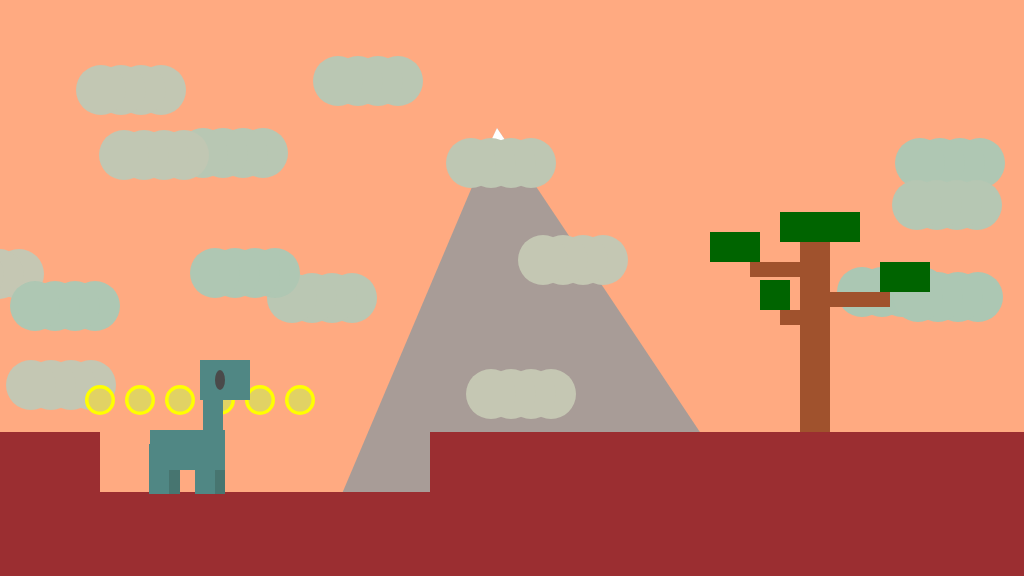
Frame 1 (no input)
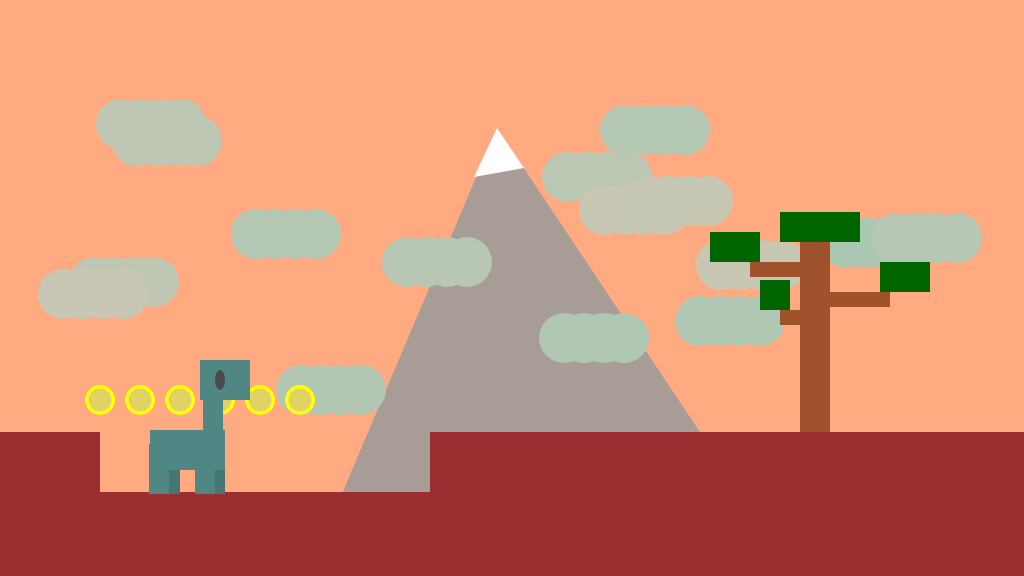
Frame 2 (the mouse pressed at the canvas centre, redrawn once)

The p5.js sketch that drew these frames (run headless with seeded random() and noise() and a simulated clock; the mouse was pressed at the canvas centre and the sketch redrawn once):

// p5.js sketch
// ── sketch.js
/*

The Game Project

1 - Background Scenery

Use p5 drawing functions such as rect, ellipse, line, triangle and
point to draw the scenery as set out in the code comments. The items
should appear next to the text titles.

Each bit of scenery is worth two marks:

0 marks = not a reasonable attempt
1 mark = attempted but it's messy or lacks detail
2 marks = you've used several shape functions to create the scenery

I've given titles and chosen some base colours, but feel free to
imaginatively modify these and interpret the scenery titles loosely to
match your game theme.


WARNING: Do not get too carried away. If you're shape takes more than 5 lines
of code to draw then you've probably over done it.


*/

function setup()
{
	createCanvas(1024, 576);
	noLoop()

}

function sorte(min, max) {
	return Math.floor(Math.random() * (max - min) ) + min;
  }

function cloud (_x,_y) {

	fill(sorte(170,200), 199, 179);
	ellipse(_x, _y, 50, 50);
	ellipse(_x-20, _y, 50, 50);
	ellipse(_x-40, _y, 50, 50);
	ellipse(_x-60, _y, 50, 50);
	};

function coin(_x,_y) {
	noStroke();
	fill(255, 255, 0);
	ellipse(_x, _y, 30, 30);
	noStroke();
	fill(225, 210, 100);
	ellipse(_x, _y, 23, 23);
	}

function tree () {
	fill(160, 82, 45);
	rect(800, 232, 30, 200);
	rect(750, 262, 80, 15);
	rect(810, 292, 80, 15);
	rect(780, 310, 50, 15);
	fill(0,100,0);
	rect(710,232, 50, 30);
	rect(880,262, 50, 30);
	rect(780,212, 80, 30);
	rect(760,280, 30, 30);

}


function mountain () {
	fill(155,155,155,220);
	triangle(497,128, 330, 522, 760, 522)
	fill(255,255,255);
	triangle(497,128, 474, 177,524,168)
	
}

function dino () {
	// 
	noStroke();

	/* orelha menor
  	fill(71, 117, 112);
  	rect(200, 330, 10, 30);
  	rect(229,330,15,15); */
  
    // cabeca
  	fill(80, 135, 132);
  	rect(200,360,50,40);
  	rect(203, 368, 20, 80);
  
 	/* orelha maior
  	fill(80, 135, 132);
  	ellipse(180,100,30,15);
  	rect(175, 100, 10, 40); */
  
	// olho
  	fill(74, 74, 74);
  	ellipse(220,380,10,20);
  
	// patas da frente
  	fill(71, 117, 112);
  	rect(160, 444, 20, 50);
  	rect(205, 454, 20, 40);
  
  	// patas de tras
  	fill(80, 135, 132);
	rect(149, 444, 20, 50);
  	rect(195, 444, 20, 50);
 
   	// corpo
    fill(80, 135, 132);
    rect(150,430,75,40);
};

function draw()
{	


	// draw sky
	background(255, 170, 129); 

	noStroke();


	// canyon background
	
	// draw ground
	noStroke();
	fill(155,46,49);
	rect(0, 432, 1024, 144); 

	// draw a canyon 
	noStroke();
	fill(255, 170, 129);
	rect(100, 432, 330, 500);
	mountain();
	noStroke();
	fill(155,46,49);
	rect(100, 492, 330, 500);
	rect(430, 432, 1024, 144); 





	//draw clouds
	cloud(sorte(200,1000), sorte(50,300));
	cloud(sorte(50,1000), sorte(50,300));
	cloud(sorte(0,1000), sorte(50,300));
	cloud(sorte(50,1000), sorte(50,300));
	cloud(sorte(0,1000), sorte(50,300));
	cloud(sorte(0,1000), sorte(50,400));
	cloud(sorte(100,1000), sorte(50,400));
	cloud(sorte(50,1000), sorte(50,400));
	cloud(sorte(100,1000), sorte(50,400));
	cloud(sorte(50,1000), sorte(50,400));
	cloud(sorte(0,1000), sorte(50,400));
	cloud(sorte(50,1000), sorte(50,400));
	cloud(sorte(0,1000), sorte(50,400));
	cloud(sorte(50,1000), sorte(50,400));
	cloud(sorte(100,1000), sorte(50,400));
	cloud(sorte(50,800), sorte(50,400));

	
	// draw coins 
	coin(100,400);
	coin(140,400);
	coin(180,400);
	coin(220,400);
	coin(260,400);
	coin(300,400);

	// draw trees
	tree();
	dino();

	
}
